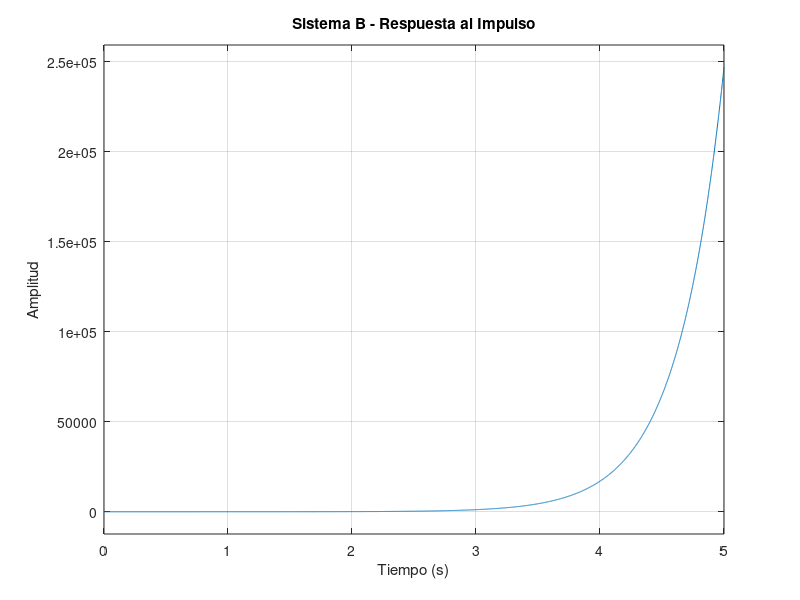
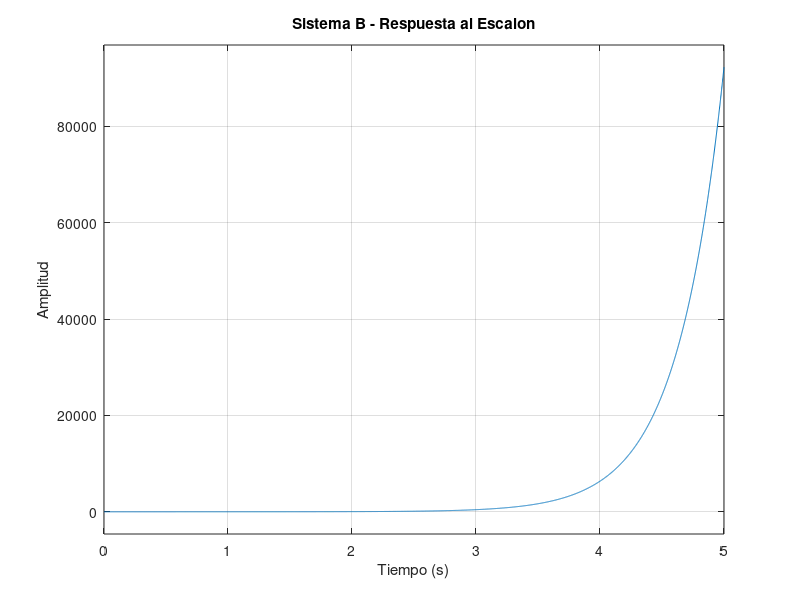
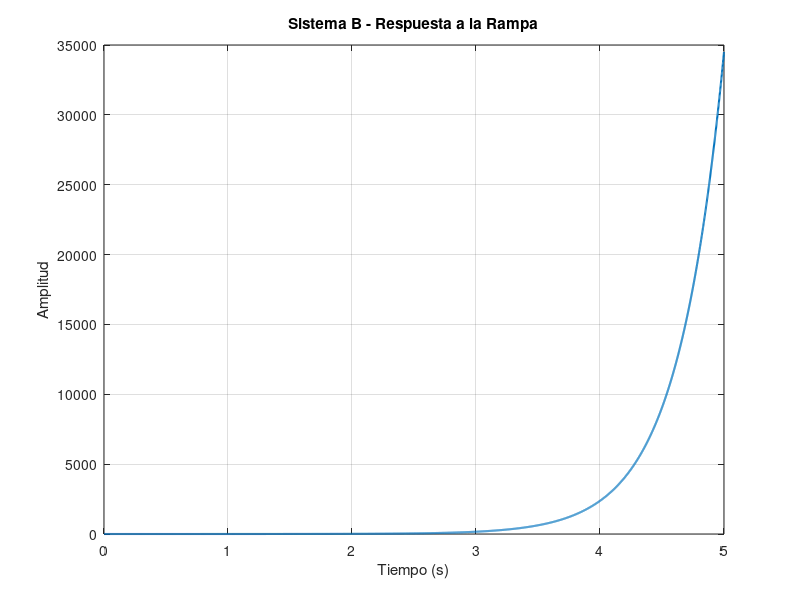

Reproduce these figures in MATLAB, in order.
clc; clear; close all;
% Funcion de transferencia
num = [1 0 -1];
den = [1 -1 0 -12];
G = tf(num, den);
% Tiempo de simulacion
t = 0:0.001:5;
% Respuesta al impulso
figure;
impulse(G, t);
grid on;
title('Sistema B - Respuesta al Impulso');
xlabel('Tiempo (s)');
ylabel('Amplitud');
% Respuesta al escalon
figure;
step(G, t);
grid on;
title('Sistema B - Respuesta al Escalon');
xlabel('Tiempo (s)');
ylabel('Amplitud');
% Respuesta a la rampa
rampa = t;
[y, tiempo] = lsim(G, rampa, t);
figure;
plot(tiempo, y, 'LineWidth', 1.5);
grid on;
title('Sistema B - Respuesta a la Rampa');
xlabel('Tiempo (s)');
ylabel('Amplitud');
% Calcular los polos
disp('Polos del sistema B:');
pole(G);
